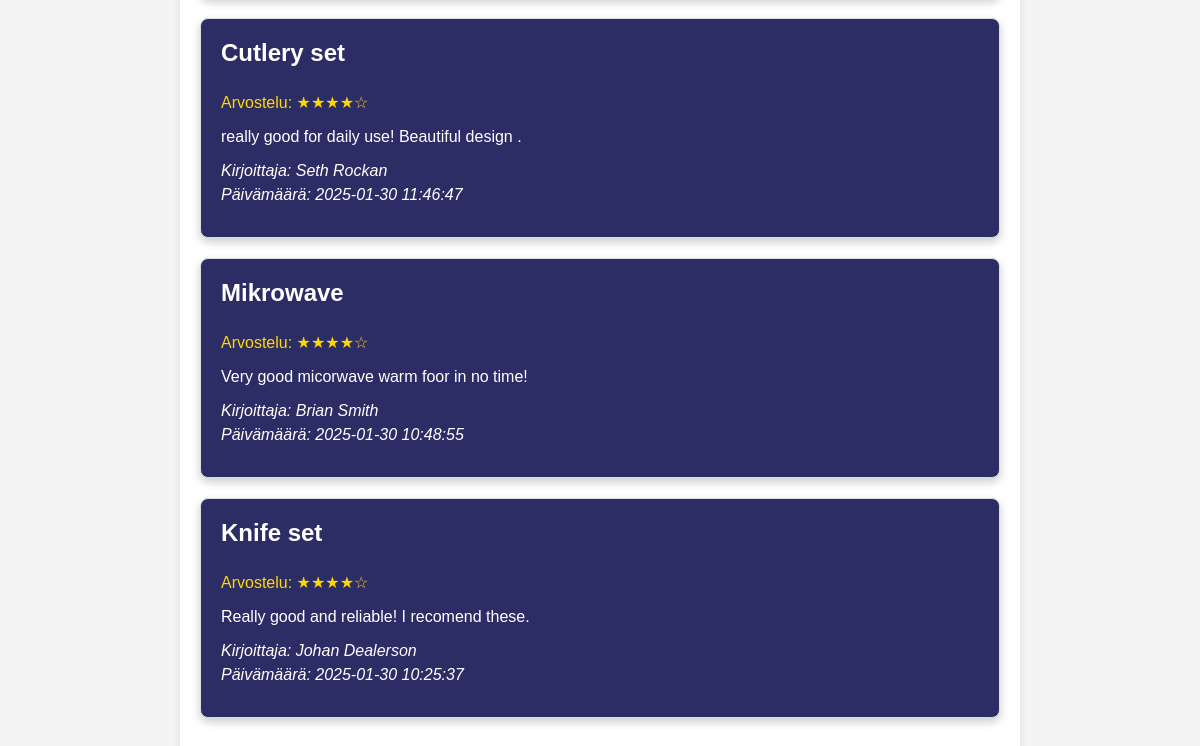
Page /arvosteluSivu.php?lang_filter=en (lower part) on the earlier database version.
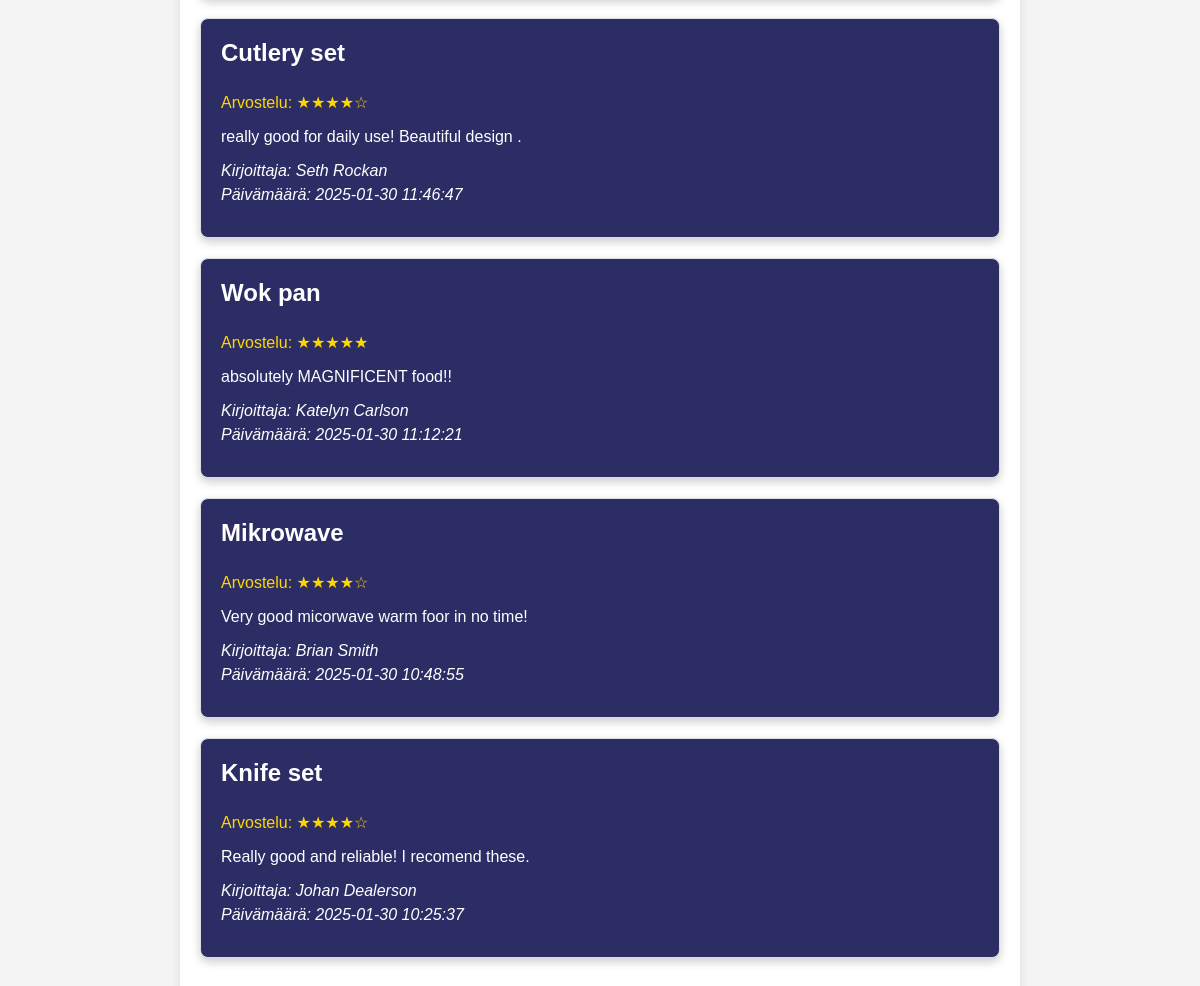
Same page on the later database version.
### tables this page shows
CREATE TABLE `arvostelut` (
  `id` int(11) NOT NULL,
  `tuote_id` int(11) NOT NULL,
  `nimi` varchar(255) NOT NULL,
  `sähköposti` varchar(255) NOT NULL,
  `otsikko` varchar(255) NOT NULL,
  `kommentti` text NOT NULL,
  `tähtiarvostelu` int(1) NOT NULL,
  `luotu` timestamp NOT NULL DEFAULT current_timestamp(),
  `arvosana` int(11) NOT NULL,
  `kieli` enum('fi','en') NOT NULL DEFAULT 'fi'
);

### lang.php (called while the page is built, shortened)
<?php
$active_language = $_SESSION['lang'] ?? 'fi';
$current_lang = $lang[$active_language] ?? $lang['fi'];
?>

### arvosteluSivu.php (the view, shortened to what this page needs)
<?php
require_once('lang.php');
try {
    $dsn = "mysql:host=" . DB_HOST . ";dbname=" . DB_DATABASE . ";charset=utf8";
    $pdo = new PDO($dsn, DB_USER, DB_PASSWORD);
    $pdo->setAttribute(PDO::ATTR_ERRMODE, PDO::ERRMODE_EXCEPTION);
    $pdo->setAttribute(PDO::ATTR_DEFAULT_FETCH_MODE, PDO::FETCH_ASSOC);
    $pdo->setAttribute(PDO::ATTR_EMULATE_PREPARES, false);
} catch (PDOException $e) {
    die('Tietokantayhteyden muodostaminen epäonnistui: ' . $e->getMessage());
}
try {
    $stmt = $pdo->prepare("SELECT id, nimi FROM tuotteet");
    $stmt->execute();
    $lang_filter = isset($_GET['lang_filter']) ? $_GET['lang_filter'] : null;
} catch (PDOException $e) {
    echo '<p class="error">Virhe tuotteiden hakemisessa: ' . $e->getMessage() . '</p>';
    $products = [];
}
$product_id = isset($_GET['product_id']) ? $_GET['product_id'] : null;
try {
    if ($product_id) {
        $stmt = $pdo->prepare("SELECT * FROM arvostelut WHERE tuote_id = :product_id ORDER BY luotu DESC");
        $stmt->bindParam(':product_id', $product_id);
    } else {
        $stmt = $pdo->prepare("SELECT * FROM arvostelut ORDER BY luotu DESC");
    }
    $stmt->execute();
    $reviews = $stmt->fetchAll();
} catch (PDOException $e) {
    echo '<p class="error">Virhe arvostelujen hakemisessa: ' . $e->getMessage() . '</p>';
    $reviews = [];
}
try {
    $query = "SELECT * FROM arvostelut WHERE 1=1";
    if ($lang_filter) {
        $query .= " AND kieli = :lang_filter";
    }
    $query .= " ORDER BY luotu DESC";
    $stmt = $pdo->prepare($query);
    if ($lang_filter) {
        $stmt->bindParam(':lang_filter', $lang_filter);
    }
    $stmt->execute();
    $reviews = $stmt->fetchAll();
} catch (PDOException $e) {
    echo '<p class="error">Virhe arvostelujen hakemisessa: ' . $e->getMessage() . '</p>';
    $reviews = [];
}
?>
<!DOCTYPE html>
<html lang="en">
<head>
</head>
<body>
    <div class="review-container">
        <?php if (empty($reviews)): ?>
            <h3><?= $current_lang['no_reviews']; ?><?= $current_lang['give_review']; ?><a
                    href="index.php?page=lisaaArvostelu">Tästä</a></h3>
        <?php else: ?>
            <?php foreach ($reviews as $review): ?>
                <div class="review">
                    <h3><?= htmlspecialchars($review['otsikko']) ?></h3>
                    <p class="rating">Arvostelu:
                        <?php
                        for ($i = 1; $i <= 5; $i++) {
                            if ($i <= $review['tähtiarvostelu']) {
                                echo '★';
                            } else {
                                echo '☆';
                            }
                        }
                        ?>
                    </p>
                    <p><?= nl2br(htmlspecialchars($review['kommentti'])) ?></p>
                    <p><em><?= $current_lang['writer']; ?>: <?= htmlspecialchars($review['nimi']) ?>
                            <br>
                            <?= $current_lang['date']; ?>: <?= $review['luotu'] ?></em></p>
                </div>
            <?php endforeach; ?>
        <?php endif; ?>
    </div>
</body>
</html>

Differences in the rows shown:
now on this page (row edited): arvostelut: otsikko "Wok pan", tähtiarvostelu 5 (drawn), kommentti "absolutely MAGNIFICENT food!!", nimi "Katelyn Carlson", luotu "2025-01-30 11:12:21"
